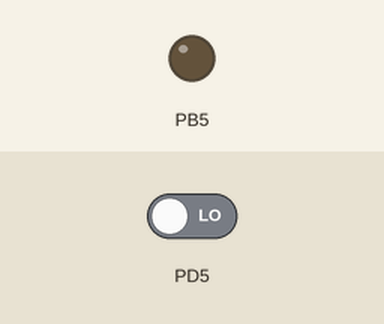
Simulated run of this program. Board: ATmega328P, built with avr-gcc and emulated at 16 MHz. Parts: output pins drawn as LEDs (lit = HIGH). The test bench sets the inputs (shaded band); at power-on: PD5 LOW.

Above: at 1.2 s.
1.3 s: PD5 driven HIGH
At 2.5 s:
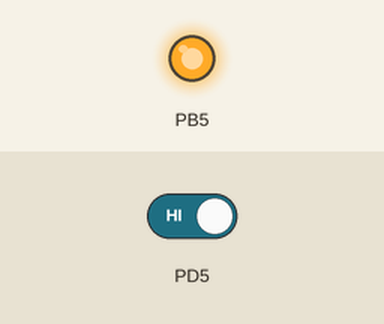
2.8 s: PD5 driven LOW
At 3.7 s:
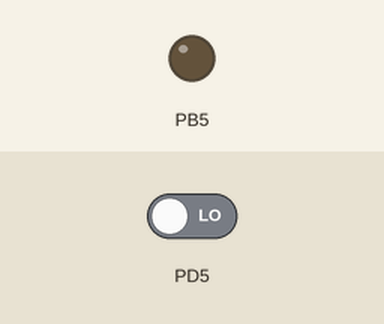
Timing chart, 0 to 5.8 s (numbered marks = the images above; inputs shaded):
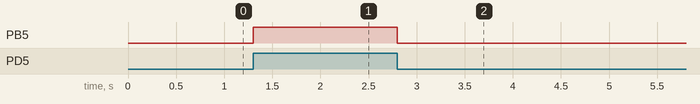

Measured:
- after the input at 1.3 s, PB5: LOW → HIGH at once
- after the input at 2.8 s, PB5: HIGH → LOW at once

The program:

main.c
```c
/*
 * 03.GPIO_input_pullup_network_LEDtoggle.c
 *
 * Created: 09-10-2026 20:06:04
 * Author : HP
 */
#define F_CPU 16000000
#include <avr/io.h>


int main(void)
{
    DDRD &= ~(1<<DDD5) ; // Set Data Direction Register D Bit 5 to input mode
	DDRB |= (1<<DDB5) ; // Set Data Direction Register B Bit 5 to output mode

    while(1)
    {
		if((PIND & (1<<PIND5)))
		{
			PORTB |= (1<<PORTB5) ;
		}
		else
		{
			PORTB &= ~(1<<PORTD5) ;
		}
	}


// Another Way
	/*while(1)
	{
		if(!(PIND & (1<<PIND5)))
		{
			PORTB ^= (1<<PORTB5) ;
		}
    }*/
}
```
